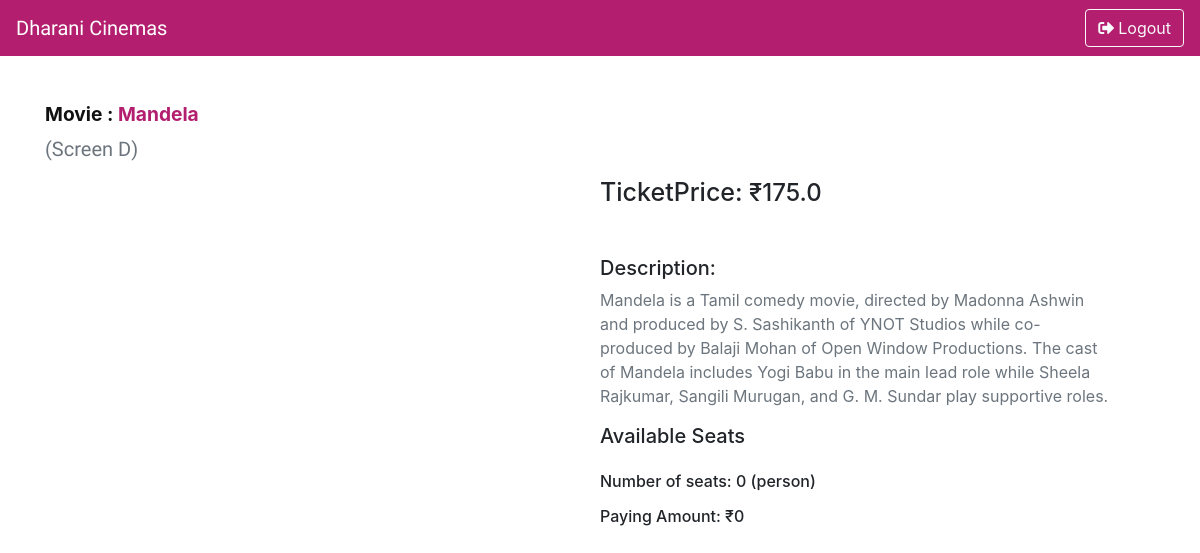
The app's page /show/5 with its own data.
### home/models.py (models this page shows, shortened)
class Movie(models.Model):
    movie_name = models.CharField(max_length=50)
    image = models.ImageField(blank= True,upload_to='./movie',default = 'default.jpg')
    ticket_price = models.FloatField()
    description = models.CharField(max_length=500,default="")

class Show(models.Model):
    SCREEN = (('A','A'),('B','B'),('C','C'),('D','D'))
    TIMING = (('10AM','10AM'),('1PM','1PM'),('4PM','4PM'),('7PM','7PM'))
    movie =  models.ForeignKey(Movie,on_delete=models.CASCADE)
    screen = models.CharField(max_length=5,choices=SCREEN)
    timing = models.CharField(max_length=5,choices=TIMING)
    date = models.DateField(auto_now=False, auto_now_add=False)
    class Meta:
        unique_together = ('screen', 'timing','date',)

### booking/views.py (the view)
# urls.py: path('show/<id>',views.bookShow,name="home"),
def bookShow(request,id):
    show = Show.objects.get(pk = id)
    context = {
        'movie': show.movie,
        'show':show
    }
    return render(request,'booking/bookShow.html',context)

### templates/booking/bookShow.html (shortened to what this page needs)
{% load static %}
<!DOCTYPE html>
<html lang="en">
  <head>
    <link
      rel="stylesheet"
      id="theme"
      href="{% static '/css/bootstrap.css' %}"
    />
    <link
      rel="stylesheet"
      href="https://pro.fontawesome.com/releases/v5.10.0/css/all.css"
    />
  </head>
  <body class="pb-5">
    <nav
      id="userNavbar"
      class="navbar navbar-expand-lg fixed-top navbar-dark bg-primary"
    >
      <div class="collapse navbar-collapse" id="navbarTogglerDemo01">
        <a
          class="navbar-brand"
          href="../../"
          style="font-family: 'Patua One', cursive"
          >Dharani Cinemas</a
        >
        <div class="form-inline my-2 my-lg-0">
          <button
            onclick="logout()"
            id="logoutButton"
            class="btn btn-outline-light my-2 my-sm-0"
          >
            <i class="fas fa-sign-out-alt pr-1"></i>Logout
          </button>
        </div>
      </div>
    </nav>
    <div class="container" style="margin-top: 100px">
      <b class="text-black" style="font-size: larger"
        >Movie : <span class="text-primary">{{movie.movie_name}}</span></b
      >
      <h5 class="mt-2 text-muted" style="font-family: 'Patua One', cursive">
        (Screen {{show.screen}})
      </h5>
      <div class="container row">
        <div class="col-6">
        </div>
        <div class="col-6 pb-5">
          <h4 class="mt-2">
            <span style="font-size: 25px; font-weight: 500">TicketPrice:</span>
            ₹{{movie.ticket_price}}
          </h4>
          <h5 class="mt-5">Description:</h5>
          <p class="text-muted">{{movie.description}}</p>
          <div class="form-group">
            <h5>Available Seats</h5>
        </div>
        <h6 class="mt-4">Number of seats: <span id="noOfPerson">0</span> (person)</h6>
        <h6 class="mt-3">Paying Amount: <span id="amount">₹0</h6>
      </div>
    </div>
  </body>
</html>

### records on screen
Movie: movie_name "Mandela", ticket_price "175.0", description "Mandela is a Tamil comedy movie, directed by Madonna Ashwin and produced by S. Sashikanth of YNOT Studios while co-produced by Balaji Mohan of Open Window Productions. The cast of Mandela includes Yogi Babu in the main lead role while Sheela Rajkumar, Sangili Murugan, and G. M. Sundar play supportive roles."
Show: screen "D"
